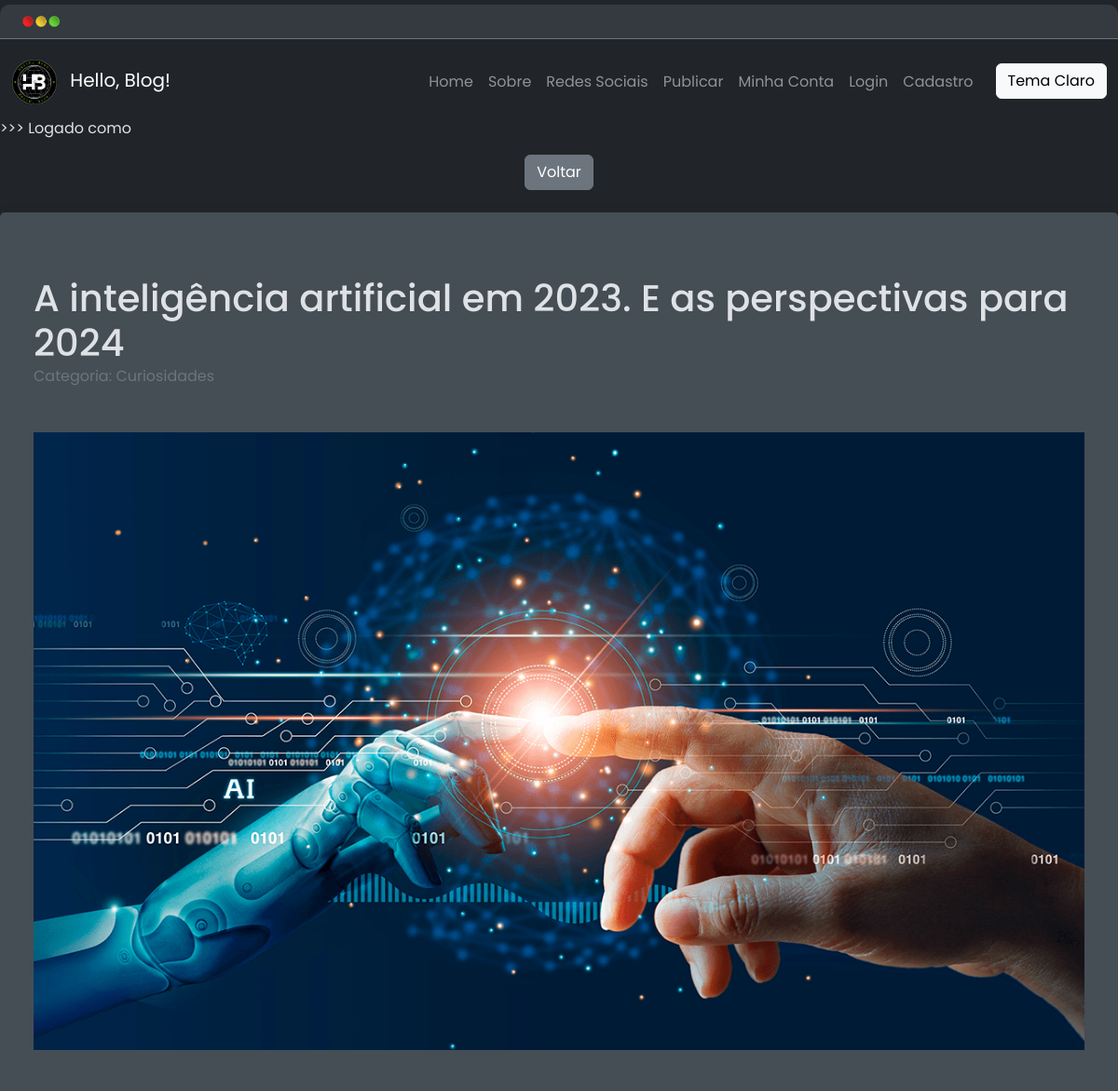
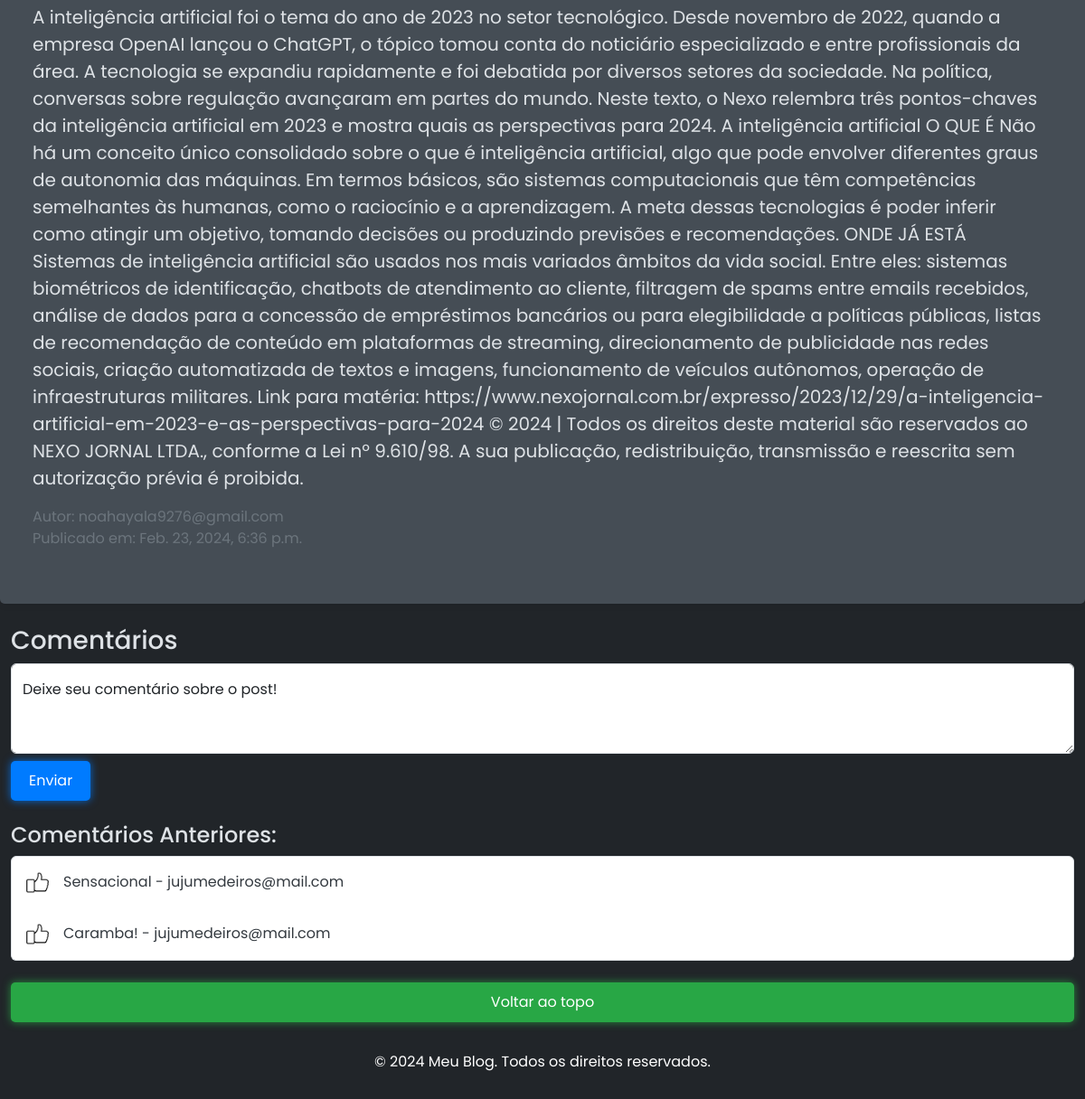
/detalhes-post/10, run on the app's committed database (2 pictures, top to bottom).
### HelloBlog/models.py (models this page shows)
class Publicacao(models.Model):
    id = models.AutoField(primary_key=True)
    autor = models.ForeignKey(User, on_delete=models.CASCADE)
    categoria = models.CharField(max_length=100)
    conteudo = models.TextField()
    dt_publicacao = models.DateTimeField(auto_now_add=True)
    thumbnail = models.ImageField(upload_to='thumbnails/')
    titulo = models.CharField(max_length=150)
    class Meta:
        ordering = ['-dt_publicacao']

class Comentario(models.Model):
    id = models.AutoField(primary_key=True)
    publicacao = models.ForeignKey(to=Publicacao, related_name='comentarios', on_delete=models.CASCADE)
    autor = models.ForeignKey(User, on_delete=models.CASCADE)
    conteudo = models.TextField()
    likes = models.IntegerField(default=0)
    dt_comentario = models.DateTimeField(auto_now_add=True)
    class Meta:
        ordering = ['-dt_comentario']

### HelloBlog/views.py (the view, shortened to what this page needs)
# urls.py: path('detalhes-post/<int:id>', views.detalhes_post),
def detalhes_post(request, id):
    publicacao = Publicacao.objects.get(id=id)
    comentarios = Comentario.objects.filter(publicacao=publicacao)
    if request.method == 'GET':
        return render(request, 'detalhes_post.html', {
            'publicacao': publicacao,
            'comentarios':comentarios,
            'nome': request.user.username,
        })
    else:
        return HttpResponseBadRequest()

### HelloBlog/templates/detalhes_post.html (shortened to what this page needs)
{% extends "base.html" %}
{% load static %}
{% block conteudo %}
<p>>>> Logado como {{nome}}</p>
<div class="d-flex justify-content-center align-items-center">
    <a href="/" class="btn btn-secondary">Voltar</a>
</div>
<section class="container mt-4">
    <div class="p-4">
        <h1 class="card-title fs-1 text mt-4">{{publicacao.titulo}}</h1>
        <p class="text-secondary mt-0 mb-5">Categoria: {{publicacao.categoria}}</p>
        <img class="card-img-top mb-5" src="{{publicacao.thumbnail.url}}" class="card-img" alt="Thumbnail">
        <p class="fs-5 text">{{publicacao.conteudo}}</p>
        <p class="text-secondary fs-6 text mb-0">Autor: {{publicacao.autor}}</p>
        <p class="text-secondary fs-6 text">Publicado em: {{publicacao.dt_publicacao}}</p>
    </div>
</section>
<div class="mt-4 container container-sm mb-4">
    <h3>Comentários</h3>
    <form method="POST">
        <div class="form-floating text-dark mb-2">
            <textarea class="form-control" placeholder="Deixe seu comentário sobre o post!" name="conteudo" id="conteudo" style="height: 100px" required></textarea>
            <label for="conteudo">Deixe seu comentário sobre o post!</label>
        </div>
        <button type="submit" class="btn btn-neon">Enviar</button>
    </form>
    <div class="mt-4">
        <h4>Comentários Anteriores:</h4>
        <ul class="list-group">
            {% for comentario in comentarios %}
            <li class="list-group-item py-3"><img src="{% static "img/icones/like.png" %}" class="mr-3" alt="Like" width="25px">{{comentario.conteudo}} - {{comentario.autor.username}}</li>
            {% empty %}
            <p class="list-group-item py-3">Nenhum comentário ainda</p>
            {% endfor %}
        </ul>
    </div>
</div>
</div>
<div class="mt-4 mb-4">
    <div class="container">
        <a class="text-light" href="#topo"><button type="submit" class="btn btn-login-neon btn-block">Voltar ao topo</button></a>
    </div>
</div>
{% endblock conteudo %}

### HelloBlog/static/css/style.css (style rules this page uses)
body { font-family: 'Poppins'; background-color: #212529; margin: 5px 0; border-radius: 10px; color: #dee2e6; }
.container { max-width: 1400px; }
section { background-color: #454d55; border-radius: 5px; box-shadow: 0 0 10px rgba(0, 0, 0, 0.1); padding: 20px; }
.card-img-top { width: 100%; object-fit: cover; }
.btn-neon { color: #fff; background-color: #007bff; border: none; padding: 10px 20px; border-radius: 5px; font-size: 1rem; box-shadow: 0 0 10px rgba(0, 123, 255, 0.8); }
.btn-login-neon { color: #fff; background-color: #28a745; border: none; padding: 10px 20px; border-radius: 5px; font-size: 1rem; box-shadow: 0 0 10px rgba(40, 167, 69, 0.8); }
.list-group-item { color: #343a40; }

### data on the page
Publicacao: titulo "A inteligência artificial em 2023. E as perspectivas para 2024", categoria "Curiosidades", thumbnail (picture), conteudo "A inteligência artificial foi o tema do ano de 2023 no setor tecnológico. Desde novembro de 2022, quando a empresa OpenAI lançou o ChatGPT, o tópico tomou conta do noticiário especializado e entre profissionais da área. A tecnologia se expandiu rapidamente e foi debatida por diversos setores da sociedade. Na política, conversas sobre regulação avançaram em partes do mundo. Neste texto, o Nexo relembra três pontos-chaves da inteligência artificial em 2023 e mostra quais as perspectivas para 2024. A inteligência artificial O QUE É Não há um conceito único consolidado sobre o que é inteligência artificial, algo que pode envolver diferentes graus de autonomia das máquinas. Em termos básicos,…", autor "noahayala9276@gmail.com", dt_publicacao "Feb. 23, 2024, 6:36 p.m."
Comentario: conteudo "Sensacional", autor.username "jujumedeiros@mail.com"
Comentario: conteudo "Caramba!", autor.username "jujumedeiros@mail.com"
